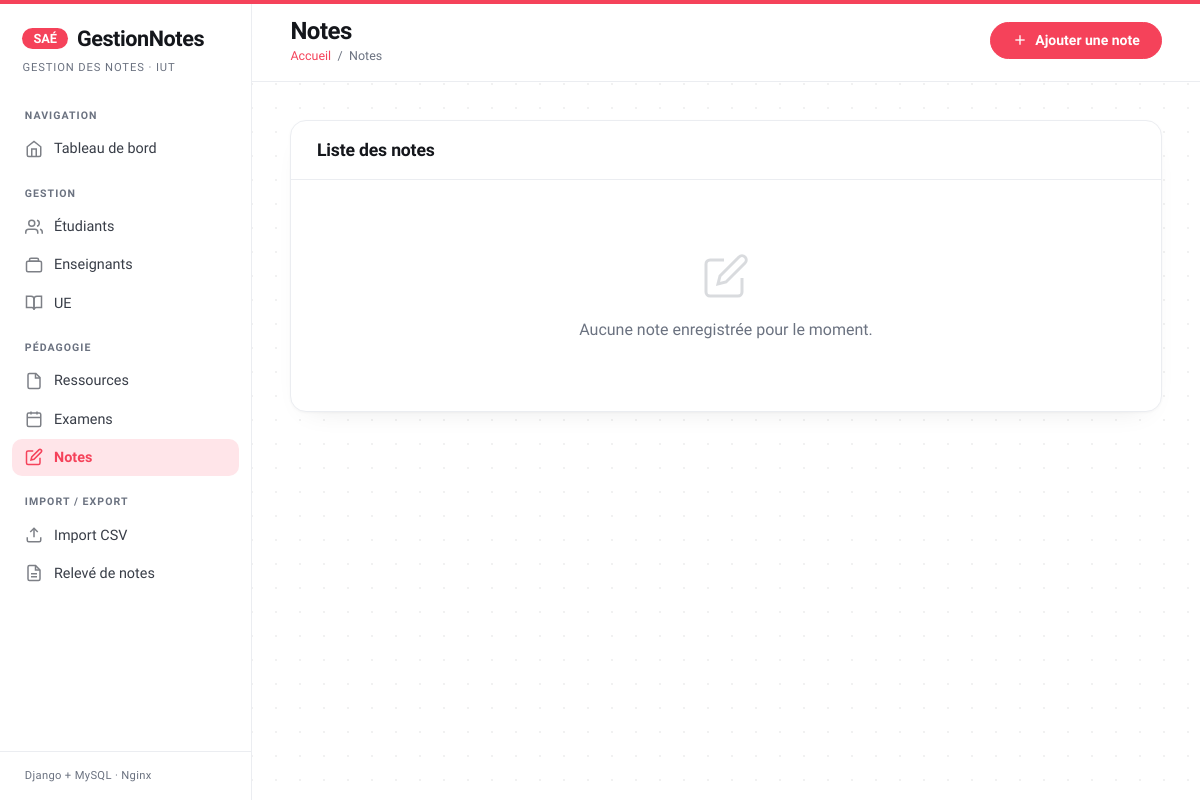
Before: /notes/ with the older database file.
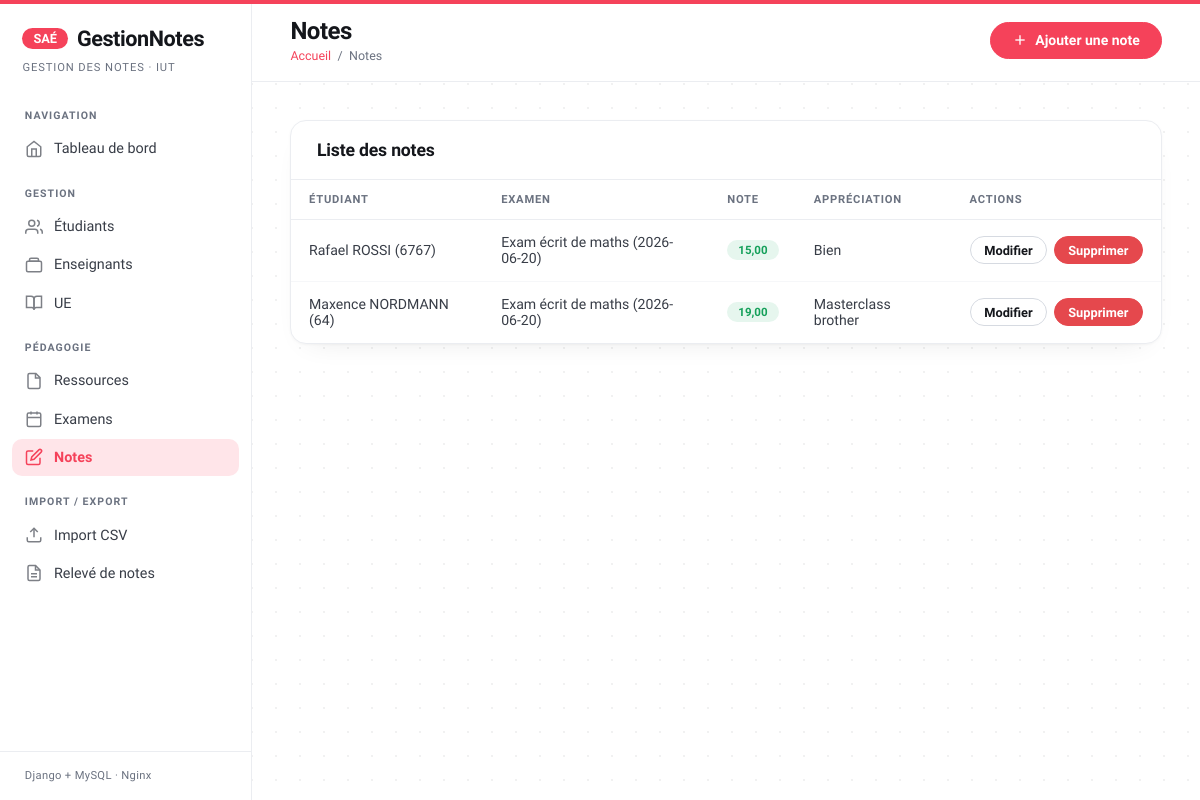
After: the same page with the newer database file.
### notes_app/models.py (models this page shows, shortened)
class Note(models.Model):
    etudiant = models.ForeignKey(
        Etudiant,
        on_delete=models.CASCADE,
        related_name='notes',
        verbose_name="Étudiant"
    )
    examen = models.ForeignKey(
        Examen,
        on_delete=models.CASCADE,
        related_name='notes',
        verbose_name="Examen"
    )
    note = models.DecimalField(
        max_digits=4,
        decimal_places=2,
        validators=[MinValueValidator(0), MaxValueValidator(20)],
        verbose_name="Note /20"
    )
    appreciation = models.CharField(
        max_length=255,
        blank=True,
        verbose_name="Appréciation"
    )
    class Meta:
        db_table = 'notes'
        verbose_name = "Note"
        verbose_name_plural = "Notes"
        unique_together = [('etudiant', 'examen')]

class Etudiant(models.Model):
    numero_etudiant = models.CharField(
        max_length=20,
        primary_key=True,
        verbose_name="N° étudiant"
    )
    nom = models.CharField(max_length=100, verbose_name="Nom")
    prenom = models.CharField(max_length=100, verbose_name="Prénom")
    groupe = models.CharField(max_length=20, verbose_name="Groupe")
    email = models.EmailField(unique=True, verbose_name="Email")
    photo = models.ImageField(
        upload_to='photos_etudiants/',
        blank=True,
        null=True,
        verbose_name="Photo"
    )
    class Meta:
        db_table = 'etudiants'
        verbose_name = "Étudiant"
        verbose_name_plural = "Étudiants"
        ordering = ['nom', 'prenom']
    def __str__(self):
        return f"{self.prenom} {self.nom} ({self.numero_etudiant})"

class Examen(models.Model):
    id_examen = models.AutoField(primary_key=True)
    titre = models.CharField(max_length=200, verbose_name="Titre")
    date = models.DateField(verbose_name="Date")
    coefficient = models.DecimalField(
        max_digits=4,
        decimal_places=2,
        default=1.0,
        verbose_name="Coefficient"
    )
    ressource = models.ForeignKey(
        Ressource,
        on_delete=models.CASCADE,
        related_name='examens',
        verbose_name="Ressource associée"
    )
    class Meta:
        db_table = 'examens'
        verbose_name = "Examen"
        verbose_name_plural = "Examens"
        ordering = ['-date']
    def __str__(self):
        return f"{self.titre} ({self.date})"

### notes_app/views.py (the view)
def note_liste(request):
    notes = Note.objects.all()
    return render(request, 'notes_app/note_liste.html', {
        'notes': notes,
        'titre_page': 'Notes',
    })

### notes_app/templates/notes_app/note_liste.html (shortened to what this page needs)
{% extends 'notes_app/base.html' %}
{% block titre_page %}Notes{% endblock %}
{% block breadcrumb %}<span>/</span> <span>Notes</span>{% endblock %}
{% block topbar_actions %}
<a href="{% url 'note_create' %}" class="btn btn-primary">
  <svg width="16" height="16" viewBox="0 0 24 24" fill="none" stroke="currentColor" stroke-width="2"><line x1="12" y1="5" x2="12" y2="19"/><line x1="5" y1="12" x2="19" y2="12"/></svg>
  Ajouter une note
</a>
{% endblock %}
{% block content %}
<div class="card">
  <div class="card-header">
    <h2 class="card-title">Liste des notes</h2>
  </div>
  {% if notes %}
  <div class="table-wrapper">
    <table>
      <thead>
        <tr>
          <th>Étudiant</th>
          <th>Examen</th>
          <th>Note</th>
          <th>Appréciation</th>
          <th>Actions</th>
        </tr>
      </thead>
      <tbody>
        {% for note in notes %}
        <tr>
          <td>{{ note.etudiant }}</td>
          <td>{{ note.examen }}</td>
          <td><span class="badge badge-vert">{{ note.note }}</span></td>
          <td>{{ note.appreciation|truncatechars:50 }}</td>
          <td>
            <div style="display:flex;gap:.4rem">
              <a href="{% url 'note_update' note.pk %}" class="btn btn-outline btn-sm">Modifier</a>
              <a href="{% url 'note_delete' note.pk %}" class="btn btn-danger btn-sm">Supprimer</a>
            </div>
          </td>
        </tr>
        {% endfor %}
      </tbody>
    </table>
  </div>
  {% else %}
  <div class="empty-state">
    <svg width="48" height="48" viewBox="0 0 24 24" fill="none" stroke="currentColor" stroke-width="1.5"><path d="M11 4H4a2 2 0 0 0-2 2v14a2 2 0 0 0 2 2h14a2 2 0 0 0 2-2v-7"/><path d="M18.5 2.5a2.121 2.121 0 0 1 3 3L12 15l-4 1 1-4 9.5-9.5z"/></svg>
    <p>Aucune note enregistrée pour le moment.</p>
  </div>
  {% endif %}
</div>
{% endblock %}

Changed rows visible on the page:
added Note: etudiant "Rafael ROSSI (6767)", examen "Exam écrit de maths (2026-06-20)", note "15,00", appreciation "Bien"
added Note: etudiant "Maxence NORDMANN (64)", examen "Exam écrit de maths (2026-06-20)", note "19,00", appreciation "Masterclass brother"
Other visible differences:
text no longer shown: "Aucune note enregistrée pour le moment."
text now shown: "ÉTUDIANT EXAMEN NOTE APPRÉCIATION ACTIONS"
